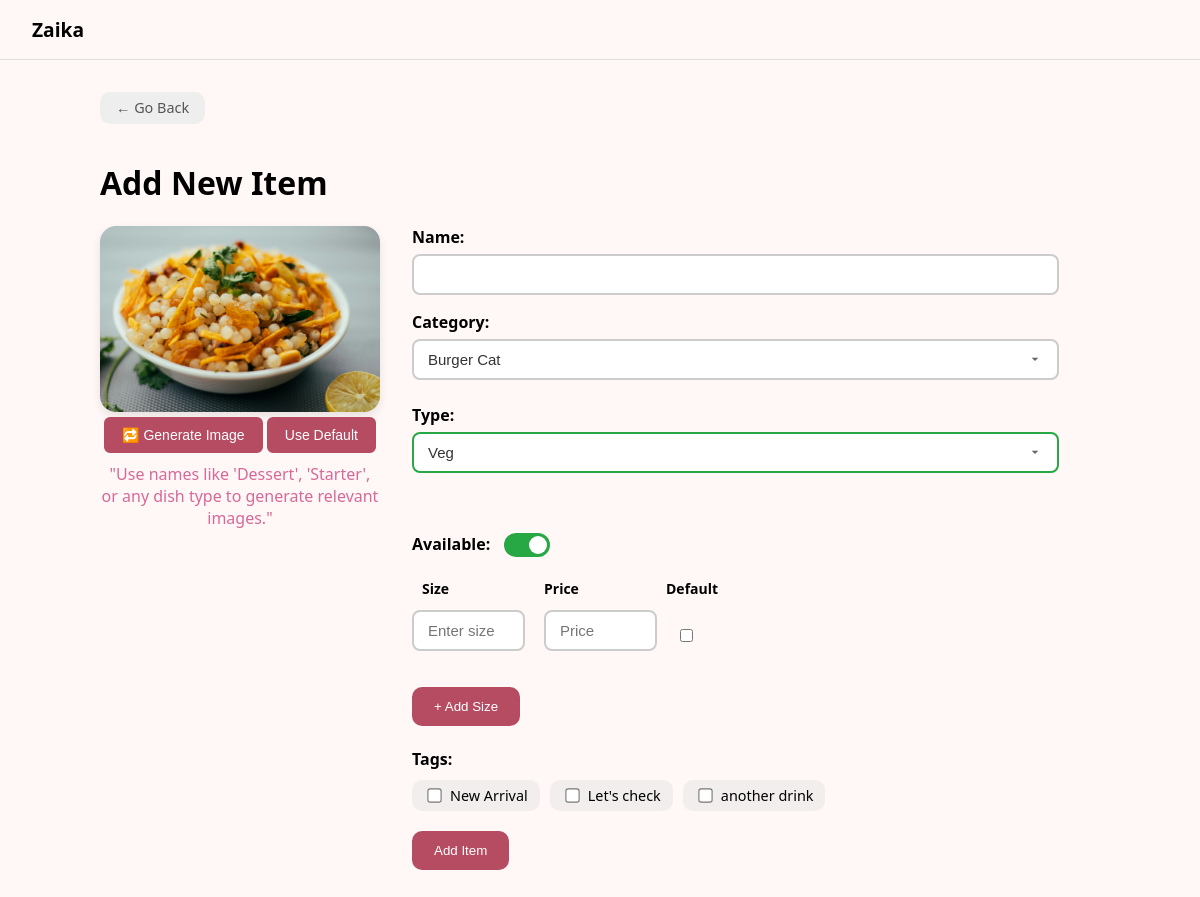
The app's page /RST-001/management/menu/items/add (signed in) with its own data.
### staff/models.py (models this page shows, shortened)
class Restaurant(models.Model):
    TEMPLATE_CHOICES = [
        ("starter", "Starter"),
        ("modern", "Modern"),
        ("premium", "Premium"),
        ("pictorial", "Pictorial"),
    ]
    id = models.CharField(max_length=10, primary_key=True, editable=False)  # Custom formatted IDs
    owner = models.ForeignKey(Owner, on_delete=models.CASCADE, related_name='restaurant_ownerships')
    name = models.CharField(max_length=150, default="Restaurant Name")
    address = models.TextField(default="Restaurant Address")
    phone = models.CharField(max_length=10, null=True, default="Restaurant Phone")
    email = models.EmailField(max_length=150, null=True, default="Restaurant Email")
    template = models.CharField(max_length=10, choices=TEMPLATE_CHOICES, default="starter")  # Dropdown field
    display_picture = models.ImageField(
        upload_to=restaurant_dp_upload_path,
        blank=True,
        null=True,
        default="restaurant_default_profile.jpg"
    )

class ItemTag(models.Model):
    id = models.AutoField(primary_key=True)
    name = models.CharField(max_length=50, blank=True, null=True, help_text="Create your own custom tags")
    restaurant = models.ForeignKey(Restaurant, on_delete=models.CASCADE, null=True, blank=True)

### staff/views.py (the view, shortened to what this page needs)
# urls.py: path("menu/items/add",views.menu_items_add,name="management-menu-add"),
@login_required
@verify_restaurant_ownership
def menu_items_add(request,restaurantID):
    restaurant = Restaurant.objects.get(id=restaurantID)
    categories = MenuCategory.objects.filter(restaurant=restaurant)
    tags = ItemTag.objects.filter(restaurant=restaurant)
    return render(request, "staff/add_item.html", {
        "restaurant": restaurant,
        "restID": restaurantID,
        "categories": categories,
        "tags": tags,
    })

### customer/utils.py (called while the page is built)
def verify_restaurant_ownership(view_func):
    @wraps(view_func)
    def wrapper(request, restaurantID, *args, **kwargs):
        user = request.user
        if not user.is_authenticated:
            return redirect("management-login")
        if user.is_superuser:
            restaurant = Restaurant.objects.filter(id=restaurantID).first()
        else:
            if not hasattr(user, "owner_profile"):
                logout(request)
                return redirect("management-login")
            owner = user.owner_profile
            restaurant = Restaurant.objects.filter(id=restaurantID, owner=owner).first()
        if not restaurant:
            logout(request)  # Invalidate session
            return redirect("management-login")  # Redirect to login
        return view_func(request, restaurantID, *args, **kwargs)
    return wrapper

### templates/staff/add_item.html (shortened to what this page needs)
{% load static %}
<!DOCTYPE html>
<html lang="en">
<head>
  <link rel="stylesheet" href="{% static 'css/staff/edit_item.css' %}?v=2" />
</head>
<body>
  <nav class="navbar">
    <div class="navbar-brand">{{restaurant.name}}</div>
  </nav>
  <div class="content">
    <a href="{% url 'management-menu' restID %}" class="go-back">&larr; Go Back</a>
    <h1>Add New Item</h1>
    <form action="" method="POST">
      <div class="edit-item-container">
        <div class="left-panel">
          <img src="{% static 'images/staff/placeholder/default/1.jpg' %}" alt="Item Image" class="item-image" id="itemPreview"/>
          <div class="image-buttons">
            <button type="button" id="generateImageBtn" class="upload-label">🔁 Generate Image</button>
            <button type="button" id="resetImageBtn" class="upload-label" >Use Default</button>
            <div style="margin-top: 10px; color:#d76897">"Use names like 'Dessert', 'Starter', or any dish type to generate relevant images."</div>
          </div>
        </div>
        <div class="right-panel">
          <label><strong>Name:</strong></label>
          <input type="text" name="name" required maxlength="50" />
          <label><strong>Category:</strong></label>
          <select name="category" class="custom-select">
            {% for category in categories %}
              <option value="{{ category.id }}">{{ category.name }}</option>
            {% endfor %}
          </select>
          <div class="custom-select-wrapper">
          <label><strong>Type:</strong></label>
          <select name="type" id="typeSelect" class="custom-select">
            <option value="Veg"> Veg</option>
          </select>
        </div>
        <br><br>
          <label for="is_available"><strong>Available:</strong></label>
          <label class="switch">
            <span class="slider round"></span>
          </label><br><br>
          <div class="label-row">
            <div class="label-cell">Size</div>
            <div class="label-cell">Price</div>
            <div class="label-cell">Default</div>
          </div>
          <div class="sizes-container">
          <div class="size-row">
            <div>
              <input type="text" name="size_1" class="size-input" placeholder="Enter size" required maxlength="10" />
            </div>
            <div>
              <input type="number" name="price_1" class="price-input" placeholder="Price" min="10" max="100000" step="0.01" required />
            </div>
            <label class="default-check">
              <input type="checkbox" name="default_size" value="1" class="default-size-checkbox" />
            </label>
          </div>
          </div>
          <button type="button" id="add-size" class="btn-pink">+ Add Size</button><br><br>
          <label><strong>Tags:</strong></label>
          <div class="tags-list">
            {% for tag in tags %}
              <label>
                <input type="checkbox" name="tags" value="{{ tag.id }}">
                {{ tag.name }}
              </label>
            {% endfor %}
          </div>
          <button type="submit" class="btn-pink">Add Item</button>
        </div>
      </div>
    </form>
  </div>
</body>
</html>

### static/css/staff/edit_item.css (style rules this page uses)
body { background: #fff8f7; font-family: "Segoe UI", sans-serif; margin: 0; padding: 0; }
.navbar { padding: 1rem 2rem; border-bottom: 1px solid #ddd; display: flex; justify-content: space-between; align-items: center; }
.navbar-brand { font-weight: bold; font-size: 1.2rem; }
.content { max-width: 1000px; margin: auto; padding: 2rem; }
.go-back { display: inline-block; margin-bottom: 1rem; color: #555; font-size: 0.9rem; background: #eee; border-radius: 10px; padding: 0.4rem 1rem; text-decoration: none; }
.edit-item-container { display: flex; gap: 3rem; flex-wrap: wrap; }
.left-panel { flex: 1; max-width: 280px; text-align: center; }
.left-panel img.item-image { width: 100%; border-radius: 16px; box-shadow: 0 4px 10px rgba(0, 0, 0, 0.1); }
.btn-pink { background: rgb(234, 135, 153); color: white; border: none; margin-top: 1rem; padding: 0.6rem 1.5rem; border-radius: 10px; cursor: pointer; }
.right-panel { flex: 2; }
form input[type="text"], form input[type="number"], form select, form textarea { width: 100%; padding: 10px; margin-top: 6px; margin-bottom: 12px; border-radius: 10px; border: 1px solid #ccc; font-size: 0.95rem; background: #fff; }
.size-row { display: flex; align-items: center; gap: 10px; margin-bottom: 10px; }
.size-row input[type="text"], .size-row input[type="number"] { flex: 1; }
#add-size { margin-top: 10px; }
.tags-list { display: flex; flex-wrap: wrap; gap: 10px; margin-top: 10px; }
.tags-list label { display: flex; align-items: center; gap: 6px; background-color: #f2eeee; padding: 6px 12px; border-radius: 10px; font-size: 0.9rem; cursor: pointer; }
.tags-list input[type="checkbox"] { transform: scale(1.1); }
form button[type="submit"] { margin-top: 20px; }
.switch { position: relative; display: inline-block; width: 46px; height: 24px; margin-left: 10px; }
.slider { position: absolute; cursor: pointer; background-color: #ccc; transition: 0.4s; top: 0; left: 0; right: 0; bottom: 0; border-radius: 34px; }
.slider:before { content: ""; position: absolute; height: 18px; width: 18px; left: 3px; bottom: 3px; background-color: white; transition: 0.4s; border-radius: 50%; }
input:checked + .slider { background-color: #28a745; }
input:checked + .slider:before { transform: translateX(22px); }
.btn-pink { border: none; margin-top: 1rem; padding: 0.6rem 1.5rem; border-radius: 10px; cursor: pointer; padding: 10px 20px; background-color: #b64c62; border: none; color: #ffffff; cursor: pointer; transition: all 0.3 ease-in-out; position: relative; border: 2px solid #b64c62; }

### templates/staff/add_item.html (style rules this page uses)
html, body { overflow: auto; -ms-overflow-style: none; scrollbar-width: none; overflow-x: hidden; margin: 0; padding: 0; }
.edit-item-container { display: flex; flex-wrap: wrap; gap: 2rem; }
.right-panel input[type="text"], .right-panel input[type="number"], .right-panel select { width: 94%; padding: 10px 14px; font-size: 15px; border: 2px solid #ccc; border-radius: 8px; margin-bottom: 1rem; box-sizing: border-box; }
.size-row { display: flex; flex-wrap: nowrap; align-items: center; gap: 8px; overflow-x: auto; margin-bottom: 12px; }
.size-input, .price-input { width: 100px; min-width: 90px; max-width: 120px; padding: 10px 12px; font-size: 14px; border-radius: 8px; border: 2px solid #ccc; }
.default-check { font-size: 14px; white-space: nowrap; display: flex; align-items: center; gap: 4px; }
.label-row { display: flex; gap: 12px; font-weight: bold; font-size: 14px; margin-bottom: 6px; }
.label-cell { width: 100px; min-width: 90px; max-width: 120px; text-align: left; padding-left:10px; }
.label-cell:nth-child(3) { min-width: 80px; }
.custom-select-wrapper { margin-top: 0.5rem; width: 100%; }
.custom-select { width: 100%; padding: 10px 14px; font-size: 15px; color: #333; background-color: #fff; border: 2px solid #ccc; border-radius: 8px; appearance: none; background-repeat: no-repeat; background-position: right 14px center; background-size: 16px 16px; transition: border-color 0.3s ease, box-shadow 0.3s ease; }
.custom-select.green-border { border-color: #28a745; }
.upload-label { display: inline-block; background-color:#b64c62; color: white; padding: 8px 16px; border-radius: 6px; cursor: pointer; font-weight: 500; transition: background 0.3s ease; font-size: 14px; border:2px solid #b64c62; }
.size-row { margin-bottom: 10px; display: flex; flex-wrap: wrap; align-items: center; gap: 12px; }
.default-check { font-size: 14px; font-weight: 500; }

### records on screen
Restaurant: name "Zaika"
ItemTag: name "New Arrival"
ItemTag: name "Let's check"
ItemTag: name "another drink"

### other values on screen
form field category "Burger Cat"
